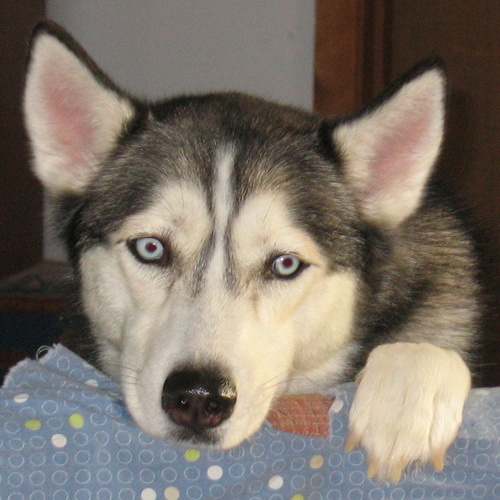
#> input picture dog.jpg, 500 x 500 px
$ python 24_understanding_histogram_with_image.py
#> lines starting #> are read from the running program, lines starting #| are printed output that depends on the picture
import numpy as np
import cv2 as cv
from matplotlib import pyplot as plt

img = cv.imread("dog.jpg")
#> img is the input picture: shape (500, 500, 3); mean B, G, R 106.4, 116.2, 124.9

b, g, r = cv.split(img)
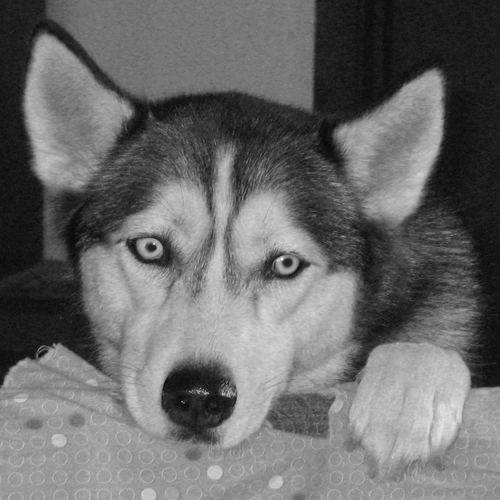
#> b: shape (500, 500); min 4, max 252, mean 106.4
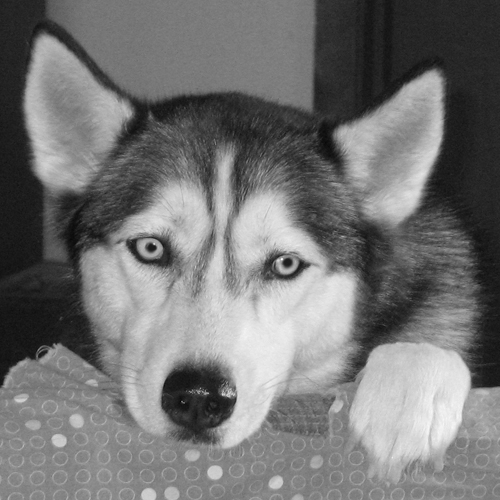
#> g: shape (500, 500); min 0, max 254, mean 116.2
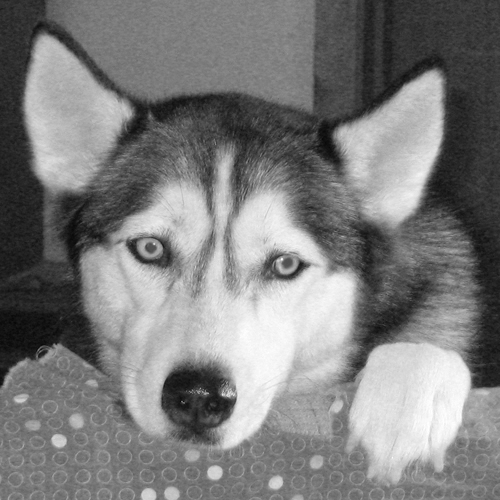
#> r: shape (500, 500); min 5, max 255, mean 124.9
cv.imshow("img", img)
cv.imshow("b", b)
cv.imshow("g", g)
cv.imshow("r", r)

plt.hist(b.ravel(), 256, [0, 256])
plt.hist(g.ravel(), 256, [0, 256])
plt.hist(r.ravel(), 256, [0, 256])

# hist = cv.calcHist([img], [0], None, [256], [0, 256])
# plt.plot(hist)
# plt.show()

cv.waitKey(0)
cv.destroyAllWindows()
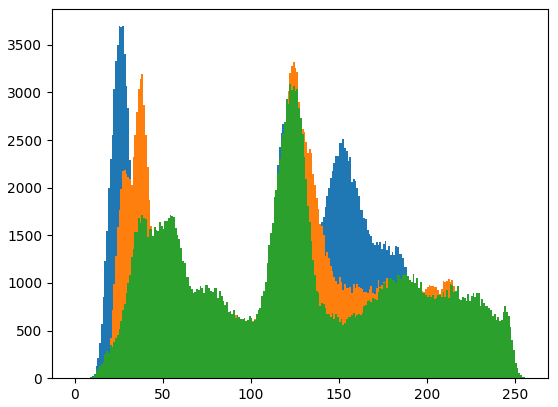
#> figure drawn by matplotlib, 1 panel; tallest bar 3695 high, from x = 27 to 28; tallest bar 3315 high, from x = 124 to 125; tallest bar 3085 high, from x = 122 to 123

$ run again, with color_ball.jpg copied over dog.jpg
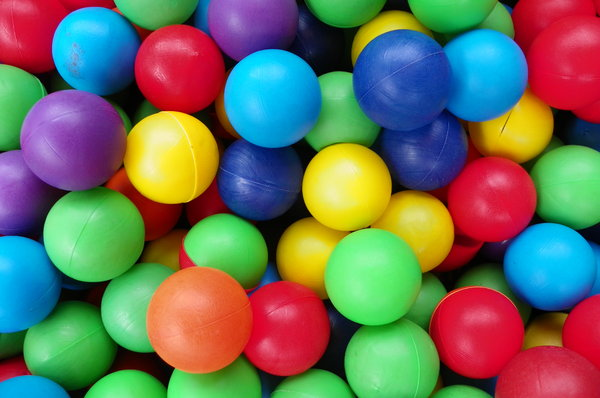
#> input picture color_ball.jpg, 600 x 398 px
#> img is the input picture: shape (398, 600, 3); mean B, G, R 92.4, 111.3, 108.1
#> `b, g, r = cv.split(img)`:
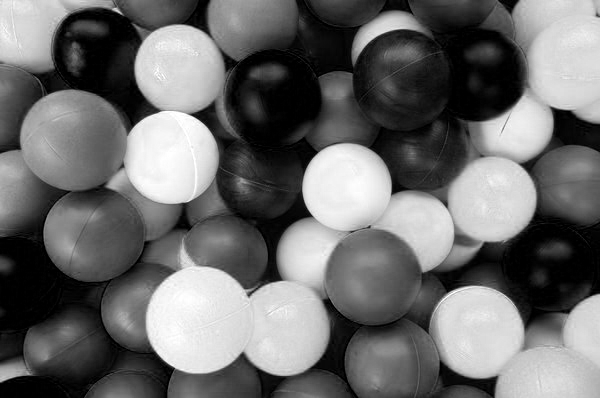
#> r: shape (398, 600); min 0, max 255, mean 108.1
#> `cv.destroyAllWindows()`:
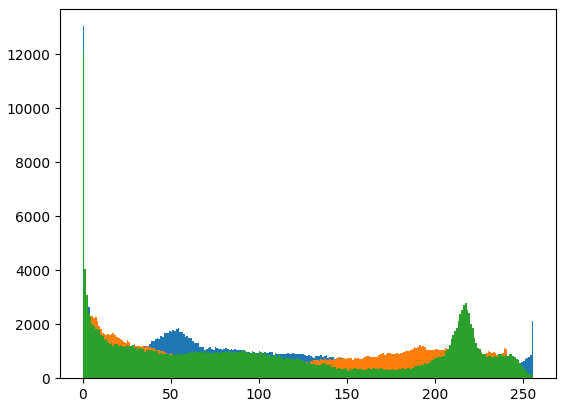
#> figure drawn by matplotlib, 1 panel; tallest bar 13036 high, from x = 0 to 1; tallest bar 5521 high, from x = 0 to 1; tallest bar 12173 high, from x = 0 to 1

$ run again, with suduku.jpg copied over dog.jpg
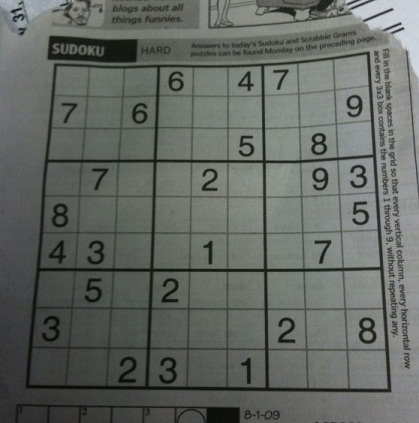
#> input picture suduku.jpg, 419 x 423 px
#> img is the input picture: shape (423, 419, 3); mean B, G, R 98.9, 103.6, 99.4
#> `cv.destroyAllWindows()`:
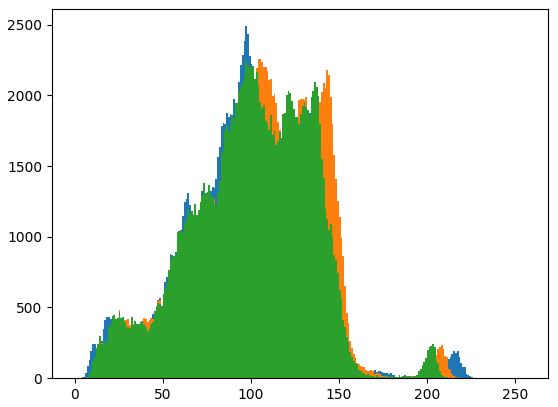
#> figure drawn by matplotlib, 1 panel; tallest bar 2489 high, from x = 97 to 98; tallest bar 2256 high, from x = 105 to 106; tallest bar 2244 high, from x = 97 to 98
